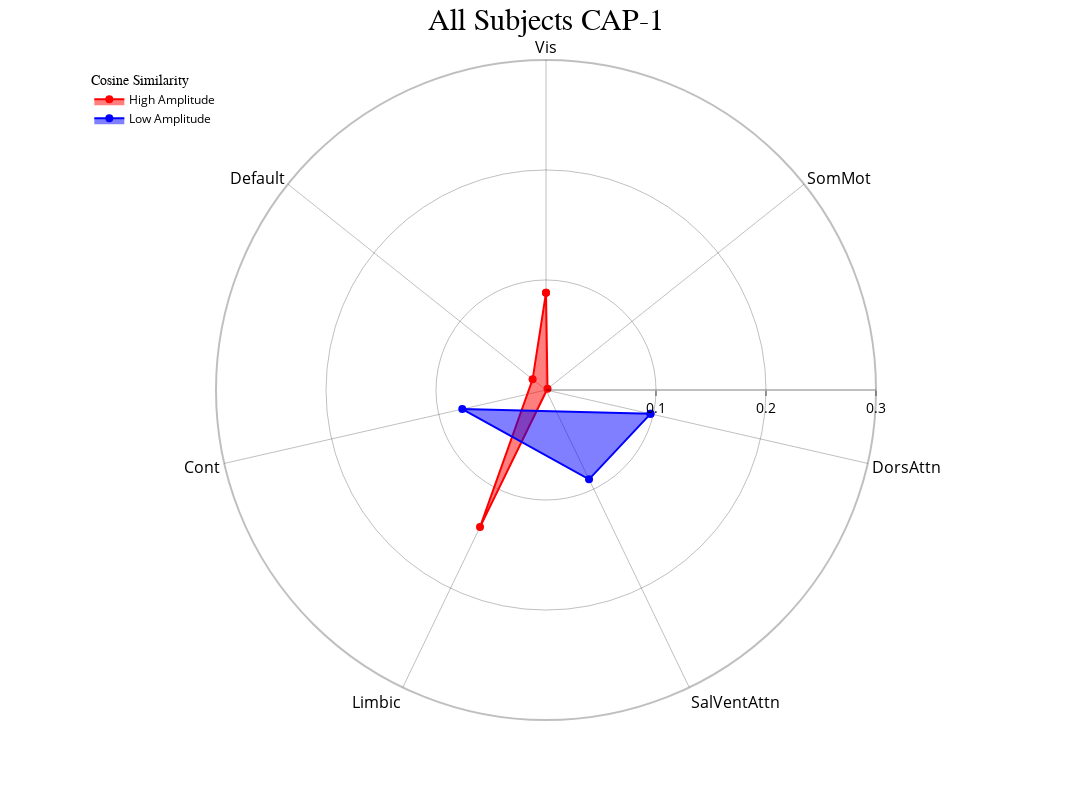
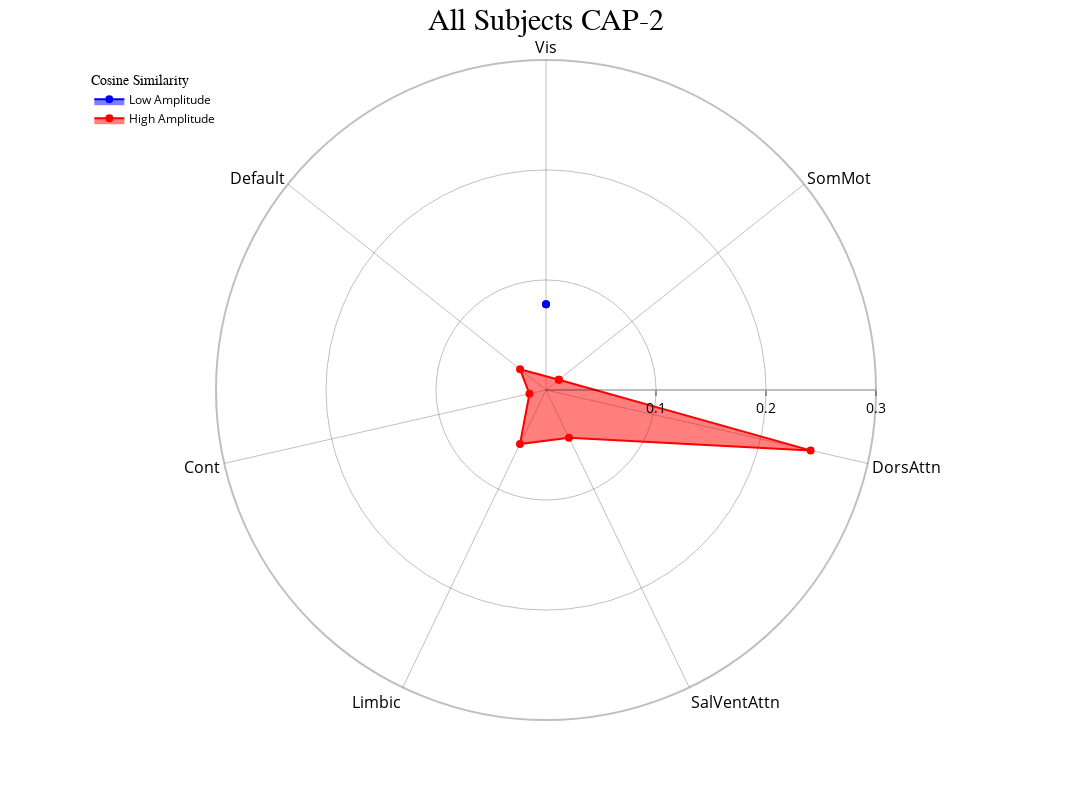
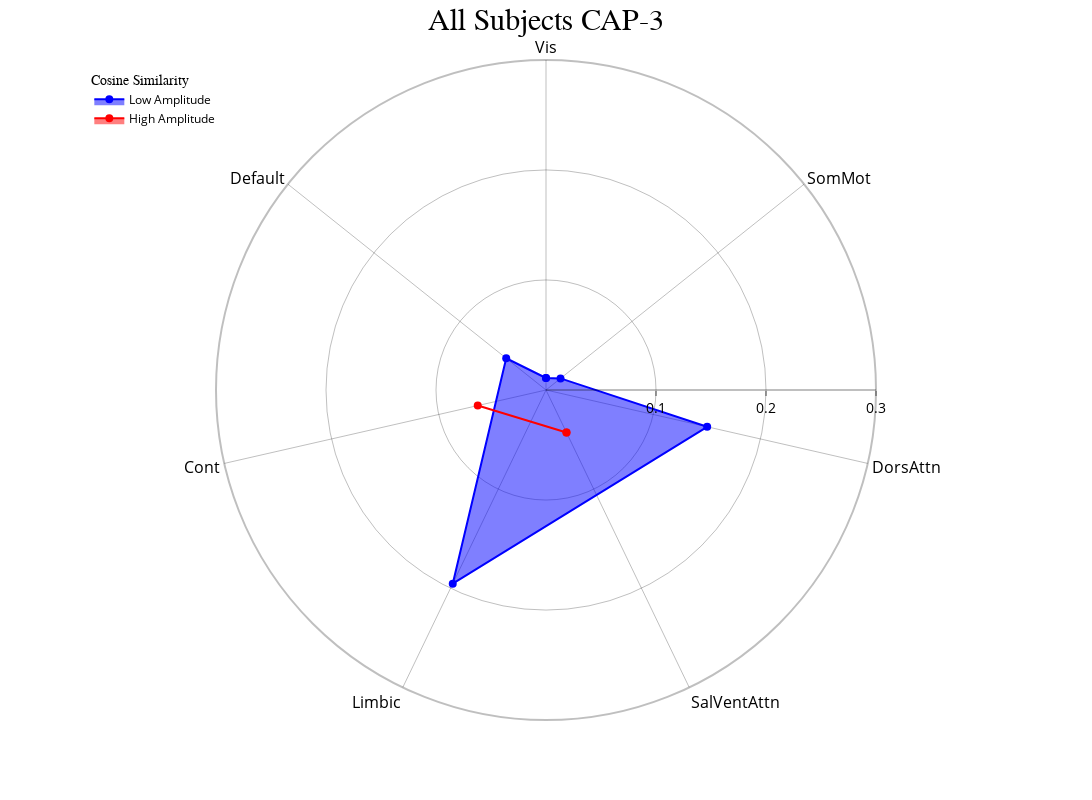

Notebook code cell kept with these figures, in order:
### Markdown cell above
<font size="3">Radar plots showing the cosine of each network/region can be produced for each CAP to show the dominant network/regions for each CAP. There are three ways cosine similarity is calculated that primarily influence the norming in the denominator for cosine similarity - "traditional" (the traditional cosine similarity calculation that uses the full CAP vector), "selective" (filters out only the relevant  nodes in the CAP vector to assess internal consistency within a network for each CAP), "combined" (a weighted approach for both where the weight is determined by the `alpha` parameter). The default is "traditional" and the cosine similarities are stored in the `self.cosine_similarity` property.</font>

### Code cell
radialaxis={"showline": True, "linewidth": 2, "linecolor": "rgba(0, 0, 0, 0.25)", "gridcolor": "rgba(0, 0, 0, 0.25)",
            "ticks": "outside" , "tickfont": {"size": 14, "color": "black"}, "range": [0,0.3],
            "tickvals": [0.1,0.2,0.3]}
cap_analysis.caps2radar(method="traditional", radialaxis=radialaxis, fill="toself")

### Figure 1 — Plotly figure (JSON) as saved in the notebook; plotly's stock layout.template omitted (floating-point values rounded to 4 significant figures)
{"data": [{"fill": "toself", "hovertemplate": "color=High Amplitude<br>CAP-1=%{r}<br>regions=%{theta}<extra></extra>", "legendgroup": "High Amplitude", "line": {"color": "rgba(255, 0, 0, 1)", "dash": "solid"}, "marker": {"size": 8, "symbol": "circle"}, "mode": "markers+lines", "name": "High Amplitude", "r": [0.08842, 0.001769, 0.1383, 0.01558, 0.08842], "showlegend": true, "subplot": "polar", "theta": ["Vis", "SomMot", "Limbic", "Default", "Vis"], "type": "scatterpolar"}, {"fill": "toself", "hovertemplate": "color=Low Amplitude<br>CAP-1=%{r}<br>regions=%{theta}<extra></extra>", "legendgroup": "Low Amplitude", "line": {"color": "rgba(0, 0, 255, 1)", "dash": "solid"}, "marker": {"size": 8, "symbol": "circle"}, "mode": "markers+lines", "name": "Low Amplitude", "r": [0.09743, 0.09013, 0.07808, 0.09743], "showlegend": true, "subplot": "polar", "theta": ["DorsAttn", "SalVentAttn", "Cont", "DorsAttn"], "type": "scatterpolar"}], "layout": {"height": 800, "legend": {"font": {"color": "black", "size": 12}, "title": {"font": {"family": "Times New Roman"}, "text": "Cosine Similarity"}, "tracegroupgap": 0, "x": 0.01, "xanchor": "left", "y": 0.99, "yanchor": "top"}, "margin": {"t": 60}, "polar": {"angularaxis": {"categoryarray": ["Vis", "SomMot", "DorsAttn", "SalVentAttn", "Limbic", "Cont", "Default"], "categoryorder": "array", "direction": "clockwise", "gridcolor": "rgba(0, 0, 0, 0.25)", "linecolor": "rgba(0, 0, 0, 0.25)", "linewidth": 2, "rotation": 90, "showline": true, "tickfont": {"color": "black", "size": 16}}, "bgcolor": "white", "domain": {"x": [0, 1], "y": [0, 1]}, "radialaxis": {"gridcolor": "rgba(0, 0, 0, 0.25)", "linecolor": "rgba(0, 0, 0, 0.25)", "linewidth": 2, "range": [0, 0.3], "showline": true, "tickfont": {"color": "black", "size": 14}, "ticks": "outside", "tickvals": [0.1, 0.2, 0.3]}}, "title": {"font": {"color": "black", "family": "Times New Roman", "size": 30}, "text": "All Subjects CAP-1", "x": 0.5}, "width": 1200}}

### Figure 2 — Plotly figure (JSON) as saved in the notebook; plotly's stock layout.template omitted (floating-point values rounded to 4 significant figures)
{"data": [{"fill": "toself", "hovertemplate": "color=Low Amplitude<br>CAP-2=%{r}<br>regions=%{theta}<extra></extra>", "legendgroup": "Low Amplitude", "line": {"color": "rgba(0, 0, 255, 1)", "dash": "solid"}, "marker": {"size": 8, "symbol": "circle"}, "mode": "markers+lines", "name": "Low Amplitude", "r": [0.07803, 0.07803], "showlegend": true, "subplot": "polar", "theta": ["Vis", "Vis"], "type": "scatterpolar"}, {"fill": "toself", "hovertemplate": "color=High Amplitude<br>CAP-2=%{r}<br>regions=%{theta}<extra></extra>", "legendgroup": "High Amplitude", "line": {"color": "rgba(255, 0, 0, 1)", "dash": "solid"}, "marker": {"size": 8, "symbol": "circle"}, "mode": "markers+lines", "name": "High Amplitude", "r": [0.01495, 0.2467, 0.04807, 0.05451, 0.01543, 0.03017, 0.01495], "showlegend": true, "subplot": "polar", "theta": ["SomMot", "DorsAttn", "SalVentAttn", "Limbic", "Cont", "Default", "SomMot"], "type": "scatterpolar"}], "layout": {"height": 800, "legend": {"font": {"color": "black", "size": 12}, "title": {"font": {"family": "Times New Roman"}, "text": "Cosine Similarity"}, "tracegroupgap": 0, "x": 0.01, "xanchor": "left", "y": 0.99, "yanchor": "top"}, "margin": {"t": 60}, "polar": {"angularaxis": {"categoryarray": ["Vis", "SomMot", "DorsAttn", "SalVentAttn", "Limbic", "Cont", "Default"], "categoryorder": "array", "direction": "clockwise", "gridcolor": "rgba(0, 0, 0, 0.25)", "linecolor": "rgba(0, 0, 0, 0.25)", "linewidth": 2, "rotation": 90, "showline": true, "tickfont": {"color": "black", "size": 16}}, "bgcolor": "white", "domain": {"x": [0, 1], "y": [0, 1]}, "radialaxis": {"gridcolor": "rgba(0, 0, 0, 0.25)", "linecolor": "rgba(0, 0, 0, 0.25)", "linewidth": 2, "range": [0, 0.3], "showline": true, "tickfont": {"color": "black", "size": 14}, "ticks": "outside", "tickvals": [0.1, 0.2, 0.3]}}, "title": {"font": {"color": "black", "family": "Times New Roman", "size": 30}, "text": "All Subjects CAP-2", "x": 0.5}, "width": 1200}}

### Figure 3 — Plotly figure (JSON) as saved in the notebook; plotly's stock layout.template omitted (floating-point values rounded to 4 significant figures)
{"data": [{"fill": "toself", "hovertemplate": "color=Low Amplitude<br>CAP-3=%{r}<br>regions=%{theta}<extra></extra>", "legendgroup": "Low Amplitude", "line": {"color": "rgba(0, 0, 255, 1)", "dash": "solid"}, "marker": {"size": 8, "symbol": "circle"}, "mode": "markers+lines", "name": "Low Amplitude", "r": [0.01092, 0.01689, 0.1503, 0.1954, 0.04627, 0.01092], "showlegend": true, "subplot": "polar", "theta": ["Vis", "SomMot", "DorsAttn", "Limbic", "Default", "Vis"], "type": "scatterpolar"}, {"fill": "toself", "hovertemplate": "color=High Amplitude<br>CAP-3=%{r}<br>regions=%{theta}<extra></extra>", "legendgroup": "High Amplitude", "line": {"color": "rgba(255, 0, 0, 1)", "dash": "solid"}, "marker": {"size": 8, "symbol": "circle"}, "mode": "markers+lines", "name": "High Amplitude", "r": [0.04292, 0.06365, 0.04292], "showlegend": true, "subplot": "polar", "theta": ["SalVentAttn", "Cont", "SalVentAttn"], "type": "scatterpolar"}], "layout": {"height": 800, "legend": {"font": {"color": "black", "size": 12}, "title": {"font": {"family": "Times New Roman"}, "text": "Cosine Similarity"}, "tracegroupgap": 0, "x": 0.01, "xanchor": "left", "y": 0.99, "yanchor": "top"}, "margin": {"t": 60}, "polar": {"angularaxis": {"categoryarray": ["Vis", "SomMot", "DorsAttn", "SalVentAttn", "Limbic", "Cont", "Default"], "categoryorder": "array", "direction": "clockwise", "gridcolor": "rgba(0, 0, 0, 0.25)", "linecolor": "rgba(0, 0, 0, 0.25)", "linewidth": 2, "rotation": 90, "showline": true, "tickfont": {"color": "black", "size": 16}}, "bgcolor": "white", "domain": {"x": [0, 1], "y": [0, 1]}, "radialaxis": {"gridcolor": "rgba(0, 0, 0, 0.25)", "linecolor": "rgba(0, 0, 0, 0.25)", "linewidth": 2, "range": [0, 0.3], "showline": true, "tickfont": {"color": "black", "size": 14}, "ticks": "outside", "tickvals": [0.1, 0.2, 0.3]}}, "title": {"font": {"color": "black", "family": "Times New Roman", "size": 30}, "text": "All Subjects CAP-3", "x": 0.5}, "width": 1200}}
